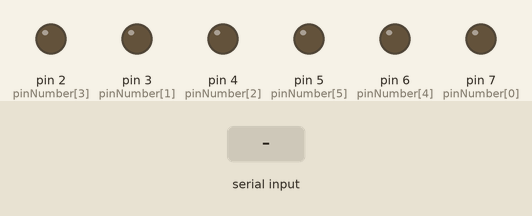
The sketch below on a simulated Arduino Uno, built with avr-gcc and run on an emulated ATmega328P. Shown: output pins drawn as LEDs (lit = HIGH). The test bench sets the inputs (shaded band).

Above: at 1.2 s.
1.3 s: "a" received over Serial
At 3.7 s:
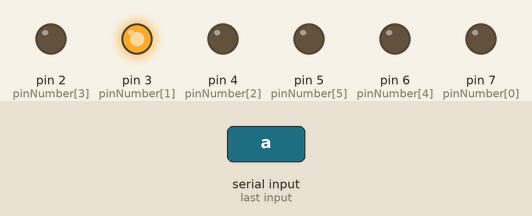
At 5.7 s:
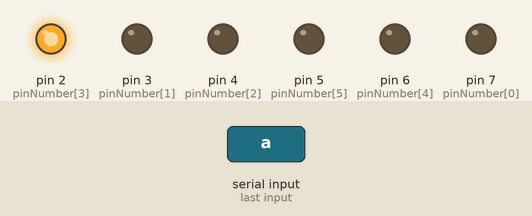
Timing chart, 0 to 11.0 s (numbered marks = the images above; inputs shaded):
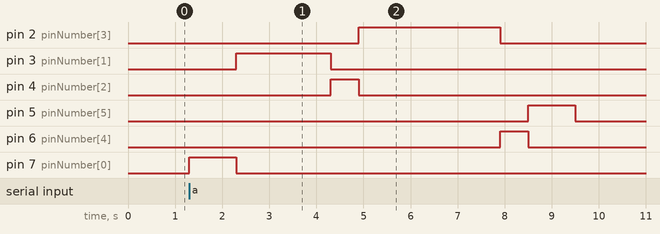

Measured:
- after the input at 1.3 s, pin 2 (pinNumber[3]): LOW → HIGH after 3.6 s, → LOW 3.0 s later; pin 3 (pinNumber[1]): LOW → HIGH after 1.0 s, → LOW 2.0 s later; pin 4 (pinNumber[2]): LOW → HIGH after 3.0 s, → LOW 0.60 s later; pin 5 (pinNumber[5]): LOW → HIGH after 7.2 s, → LOW 1.0 s later; pin 6 (pinNumber[4]): LOW → HIGH after 6.6 s, → LOW 0.60 s later

The sketch:

sketch_nov13a.ino
```cpp
const int arraySize = 6;
int pinNumber [] = {7, 3, 4, 2, 6, 5};
int blinkTime [] = {1000, 2000, 600, 3000, 600, 1000};

void setup() {
  // put your setup code here, to run once:
  Serial.begin(9600);
  for (int i = 0; i < arraySize; i++) {
    pinMode(pinNumber[i], OUTPUT);
  }
}

void loop() {
  // put your main code here, to run repeatedly:
  if (Serial.available() > 0) {
    int data = Serial.read();
    if (data == 97) {
      for (int i = 0; i < arraySize; i++) {
        digitalWrite(pinNumber[i], HIGH);
        delay(blinkTime[i]);
        digitalWrite(pinNumber[i], LOW);
      }
    }
  }
}
```
